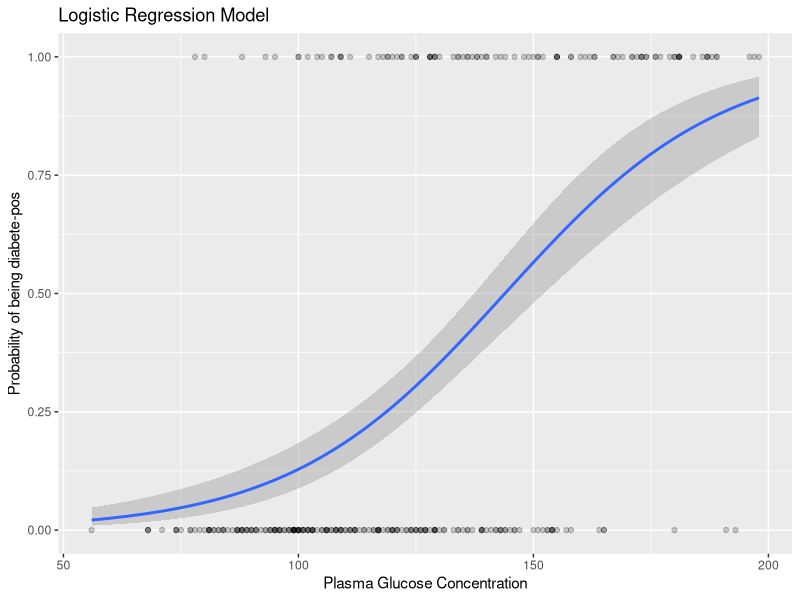
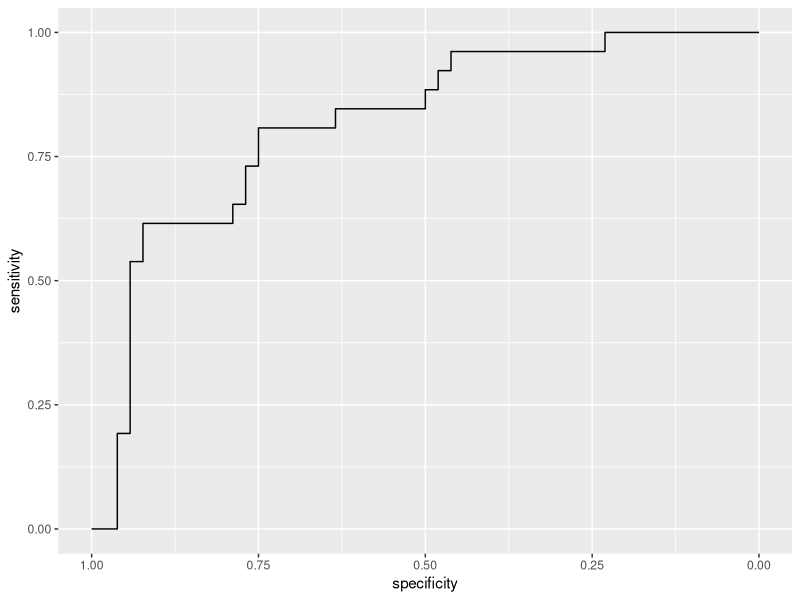
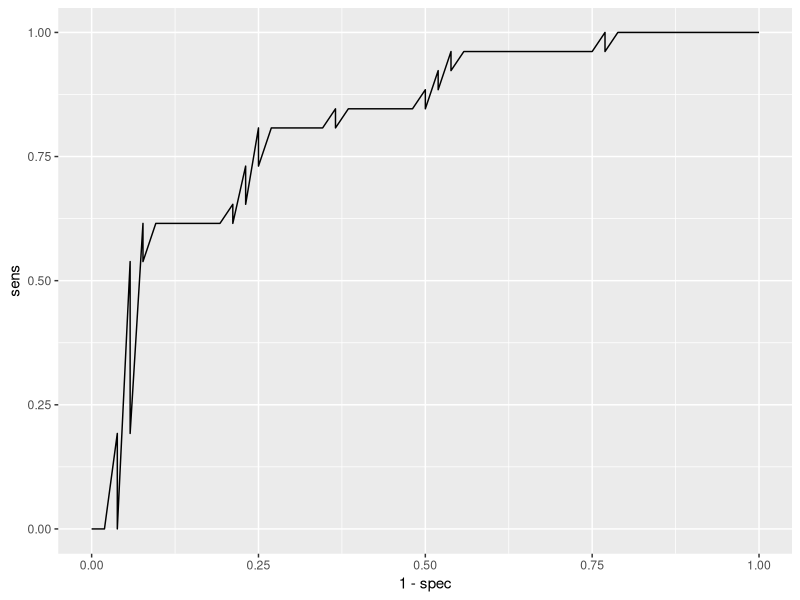
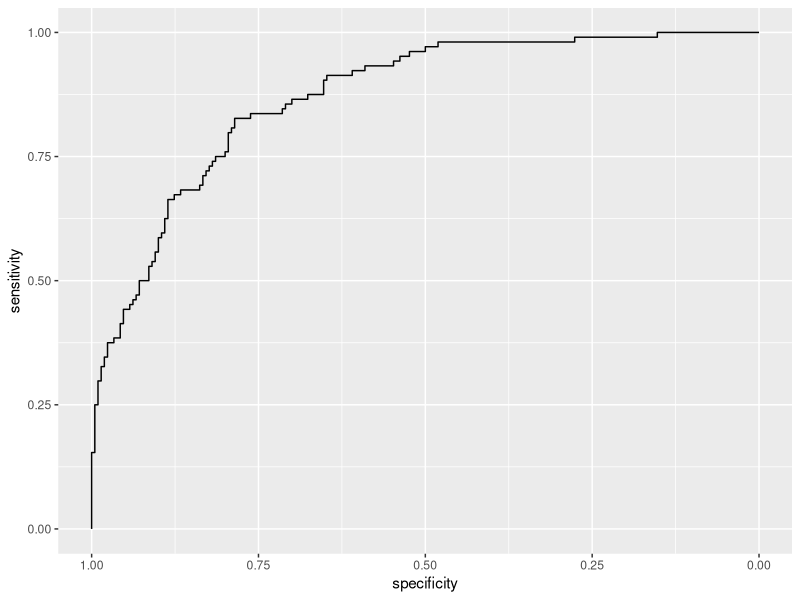

These charts were generated, in order, by the following R code:
## ---- chunk 1
data("PimaIndiansDiabetes2", package = "mlbench")
library(caret)
library(tidyverse)

# we remove rows with NA values
df <- na.omit(PimaIndiansDiabetes2)
## ---- chunk 2
summary(PimaIndiansDiabetes2)
## ---- chunk 3
#split train and test datasets
training.samples <- df$diabetes |> 
  createDataPartition(p = 0.8, list = FALSE)

train.data  <- df[training.samples, ]
test.data <- df[-training.samples, ]
## ---- chunk 4
# Fit the model
model <- glm(diabetes ~., data = train.data, family = binomial)
summary(model)
## ---- chunk 5
round(exp(coef(model)),2)
## ---- chunk 6
# Predictions
probabilities <- model |> predict(test.data, type = "response")

# select the classification threshold
predicted.classes <- ifelse(probabilities > 0.5, "pos", "neg")
## ---- chunk 7
train.data |>
  mutate(prob = ifelse(diabetes == "pos", 1, 0)) |>
  ggplot(aes(glucose, prob)) +
  geom_point(alpha = 0.2) +
  geom_smooth(method = "glm", method.args = list(family = "binomial")) +
  labs(
    title = "Logistic Regression Model", 
    x = "Plasma Glucose Concentration",
    y = "Probability of being diabete-pos"
    )
## ---- chunk 8
confusionMatrix(as.factor(test.data$diabetes), as.factor(predicted.classes))
## ---- chunk 9
library(pROC)
#creates an object with all sorts of diagnostics 
roc <- roc(as.factor(test.data$diabetes), probabilities) 

pROC::ggroc(roc)

# manual option 
sens <- roc$sensitivities #include sensitivities in test data
spec <- roc$specificities

ggplot(data.frame(sens,spec), aes(x=1-spec, y=sens)) + geom_line()
## ---- chunk 10
auc(test.data$diabetes, probabilities)
## ---- chunk 11
# Predictions
probabilities <- model %>% predict(train.data, type = "response")

# select the classification threshold
predicted.classes <- ifelse(probabilities > 0.5, "pos", "neg")
## ---- chunk 12
confusionMatrix(as.factor(train.data$diabetes), as.factor(predicted.classes), positive = "pos")
## ---- chunk 13
#creates an object with all sorts of diagnostics 
roc <- roc(as.factor(train.data$diabetes), probabilities) 

pROC::ggroc(roc)
## ---- chunk 14
auc(train.data$diabetes, probabilities)
